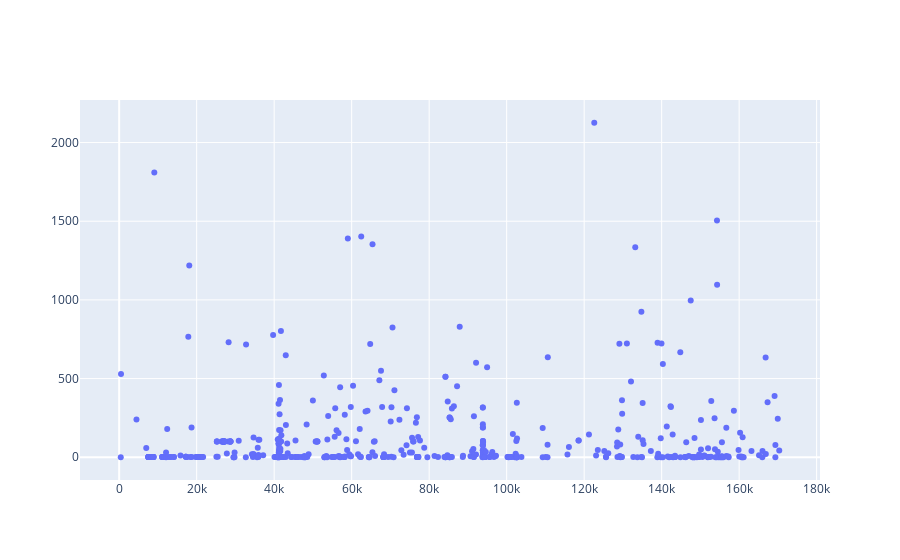

This figure's notebook cell:
### Code cell
# Create a trace
trace = go.Scatter(
    x = Fraud.Time,
    y = Fraud.Amount,
    mode = 'markers'
)
data = [trace]

plotly.offline.iplot({
    "data": data
})

### Figure 1 — Plotly figure (JSON) as saved in the notebook; plotly's stock layout.template omitted (floating-point values rounded to 4 significant figures; data arrays with more than 128 entries replaced by an {"elided": "..."} marker saying what was removed)
{"data": [{"mode": "markers", "x": {"elided": "492 int values"}, "y": {"elided": "492 float values"}, "type": "scatter"}], "layout": {}}
